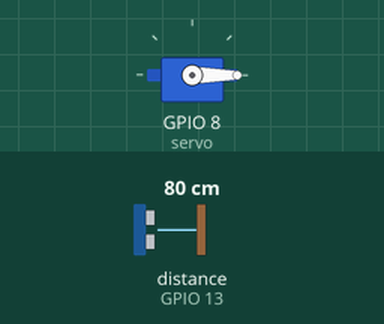
Recording of a sketch running on a simulated ESP32. Parts: servo. Wiring (inferred from the names in the program): ultrasonic range finder: trigger GPIO 4; echo GPIO 13. The inputs (shaded band) are chosen by the test bench; at power-on: distance to the obstacle (sensor on GPIO 13) 80 cm. The echo pulse lasts 58.3 µs per cm; what the sketch prints to the serial monitor is not drawn.

Above: at 1.2 s.
1.3 s: distance to the obstacle (sensor on GPIO 13) set to 15 cm
2.8 s: distance to the obstacle (sensor on GPIO 13) set to 12 cm
5.4 s: distance to the obstacle (sensor on GPIO 13) set to 33 cm
6.9 s: distance to the obstacle (sensor on GPIO 13) set to 40 cm
At 8.27 s:
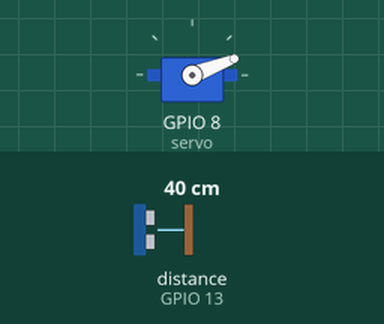
9.8 s: distance to the obstacle (sensor on GPIO 13) set to 26 cm
11.3 s: distance to the obstacle (sensor on GPIO 13) set to 23 cm
At 14.3 s:
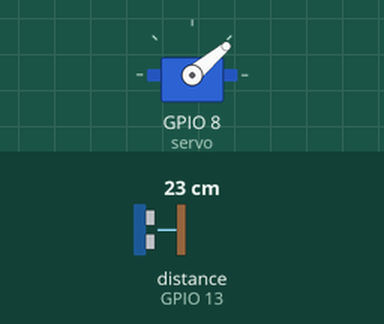
Timing chart, 0 to 15.3 s (numbered marks = the images above; inputs shaded):
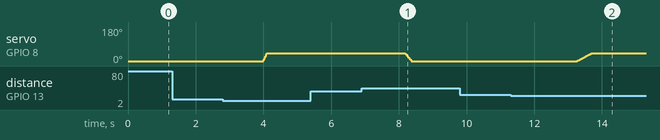

Measured:
- the behaviour switches between 24 and 23 cm on distance to the obstacle (sensor on GPIO 13) (found by bisection; images 1 and 2)
- after the input at 6.9 s, servo on GPIO 8 (servo): moves from 40° to 0° over 0.18 s, starting after 1.3 s
- after the input at 11.3 s, servo on GPIO 8 (servo): moves from 0° to 40° over 0.41 s, starting after 2.0 s

The sketch:

ball_beam_pid.ino
```cpp
/*PID controller system with Arduino.
 * https://srituhobby.com
 */

#include <ESP32Servo.h>

Servo servo;

#define trig 4
#define echo 13

#define kp 8
#define ki 0.2
#define kd 3500

double priError = 0;
double toError = 0;

void setup() {
  pinMode(trig, OUTPUT);
  pinMode(echo, INPUT);
  servo.attach(8);
  Serial.begin(9600);
  servo.write(50);

}
void loop() {
  PID();
  //  int a = distance();
  //  Serial.println(a);
}

long distance () {
  digitalWrite(trig, LOW);
  delayMicroseconds(4);
  digitalWrite(trig, HIGH);
  delayMicroseconds(10);
  digitalWrite(trig, LOW);

  long t = pulseIn(echo, HIGH);
  long cm = t / 40 / 2;
  Serial.println(cm);
  return cm;
}

void PID() {
  int dis = distance ();


  int setP = 20;
  double error = setP - dis;


  double Pvalue = error * kp;
  double Ivalue = toError * ki;
  double Dvalue = (error - priError) * kd;

  double PIDvalue = Pvalue + Ivalue + Dvalue;
  priError = error;
  toError += error;
  // Serial.println(PIDvalue);
  int Fvalue = (int)PIDvalue;
  //Serial.println(Fvalue);


  Fvalue = map(Fvalue, -150, 150, 0, 150);


  if (Fvalue < 0) {
    Fvalue = 0;
  }
  if (Fvalue > 40) {
    Fvalue = 40;
  }

  servo.write(Fvalue);
}
```
